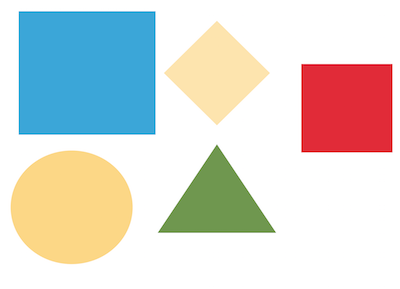
#> input picture tb3_autonomy/opencv_concepts/images/shapes.png, 400 x 289 px
$ python image_thresholding.py
#> lines starting #> are read from the running program, lines starting #| are printed output that depends on the picture; after the words box and inside, x2 and y2 are one past the last pixel; in counts of white or black regions, pixels touching at a corner belong together
#!/usr/bin/env python3

import numpy as np
import cv2

def read_image(image_name, as_gray):
#> called with image_name = '../images/shapes.png', as_gray = True
    if as_gray:
        # Automatically transform to grayscale
        image = cv2.imread(image_name, cv2.IMREAD_GRAYSCALE)
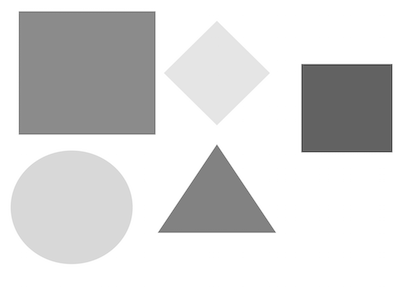
#> image: shape (289, 400); min 65, max 255, mean 216.4
    else:
        # Read as color image
        image = cv2.imread(image_name, cv2.IMREAD_COLOR)

    # Display the unaltered image after reading it in
    cv2.imshow("Image", image)
    return image

# For simple thresholding, if a pixel value is greater than the threshold value (from 0-255) then it is assigned a certain value (e.g. 255 for white).
# And if it is lower than the threshold value, then it is assigned to another value (for example 0 for black).
# We can also invert this scheme, which is the policy that we are using here.
def basic_thresholding(gray_image, threshold_value):
    # This is usually 255 (white) when dealing with grayscale images
#> called with threshold_value = 115
    maxval = 255

    # Now perform the thresholding with policy THRESH_BINARY_INV.
    # What this does is that if a pixel value is greater than thresh, set to 0 (black). Else, set to maxval (in this case - white)
    ret, thresh_basic = cv2.threshold( gray_image,
                                  threshold_value,
                                  maxval,
                                  cv2.THRESH_BINARY_INV)
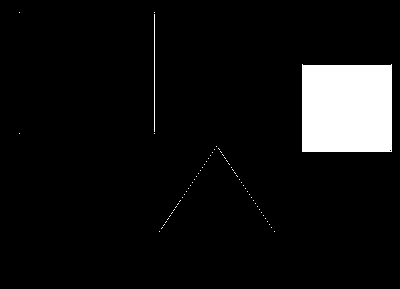
#> thresh_basic: shape (289, 400); 6.9% white; 63 white regions (61 under 20 px), largest, box (x1, y1, x2, y2) and area: (302, 64, 392, 152) 7831, (154, 14, 155, 132) 118
#> ret = 115
    cv2.imshow("Basic Binary Image", thresh_basic)

def adaptive_thresholding(gray_image, threshold_value):
    # This is usually 255 (white) when dealing with grayscale images
#> called with threshold_value = 115
    maxval = 255

    # Constant subtracted from the mean or weighted mean.
    C = 2

    # Now perform adaptive thresholding, and try two different policies
    adaptive_threshold_image = cv2.adaptiveThreshold(gray_image,
                                                     maxval,
                                                     cv2.ADAPTIVE_THRESH_MEAN_C, # adaptive method
                                                     cv2.THRESH_BINARY_INV,      # thresholding type
                                                     threshold_value,
                                                     C  )
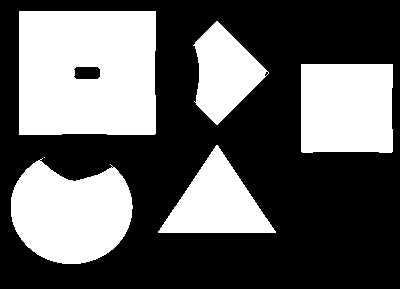
#> adaptive_threshold_image: shape (289, 400); 37.9% white; 6 white regions (1 under 20 px), largest, box (x1, y1, x2, y2) and area: (19, 11, 156, 135) 16604, (11, 158, 133, 264) 9458, (301, 64, 393, 153) 8079, (158, 145, 276, 233) 5294, (193, 21, 269, 125) 4431

    cv2.imshow("Adapt. Mean C", adaptive_threshold_image)


    # Now perform adaptive thresholding, and try two different policies
    adaptive_threshold_image = cv2.adaptiveThreshold(gray_image,
                                                     maxval,
                                                     cv2.ADAPTIVE_THRESH_GAUSSIAN_C, # adaptive method
                                                     cv2.THRESH_BINARY_INV,      # thresholding type
                                                     threshold_value,
                                                     C)
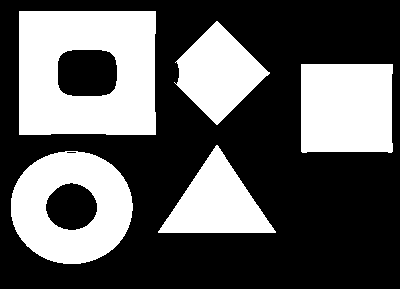
#> adaptive_threshold_image: shape (289, 400); 36.4% white; 5 white regions, box (x1, y1, x2, y2) and area: (19, 11, 156, 135) 14361, (11, 151, 133, 264) 9025, (301, 64, 393, 153) 8036, (174, 21, 270, 125) 5337, (158, 145, 276, 233) 5272

    cv2.imshow("Adapt. Gaussian C", adaptive_threshold_image)


def main():
    image_name = "../images/shapes.png"
    # image_name = "../images/tomato.jpg"
    as_gray = True

    threshold_value = 115
    gray_image = read_image(image_name, as_gray)
    basic_thresholding(gray_image, threshold_value)
    adaptive_thresholding(gray_image, threshold_value)
    cv2.waitKey(0)
    cv2.destroyAllWindows()

if __name__ == '__main__':
    main()

$ run again, with tb3_autonomy/opencv_concepts/images/chess.jpg saved as tb3_autonomy/opencv_concepts/images/shapes.png
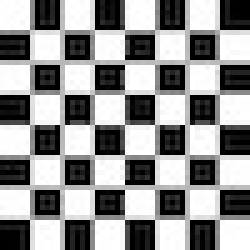
#> input picture tb3_autonomy/opencv_concepts/images/chess.jpg, 50 x 50 px (shown 5 times larger)
#> in read_image, image is the input picture: shape (50, 50); min 0, max 255, mean 145.1
#> in basic_thresholding, `ret, thresh_basic = cv2.threshold( gray_image, threshold_value, maxval..`:
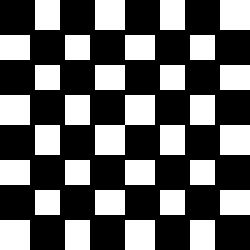
#> thresh_basic: shape (50, 50) (shown 5 times larger); 38.7% white; 31 white regions, largest, box (x1, y1, x2, y2) and area: (19, 19, 31, 31) 72, (19, 0, 25, 6) 36, (44, 0, 50, 6) 36
#> ret = 115
#> in adaptive_thresholding, `adaptive_threshold_image = cv2.adaptiveThreshold(gray_image, maxval, c..`:
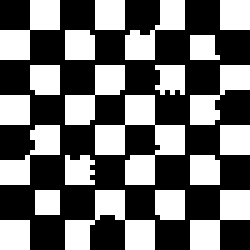
#> adaptive_threshold_image: shape (50, 50) (shown 5 times larger); 43.2% white; 21 white regions, largest, box (x1, y1, x2, y2) and area: (19, 19, 37, 37) 142, (13, 38, 31, 50) 100, (0, 0, 12, 12) 72
